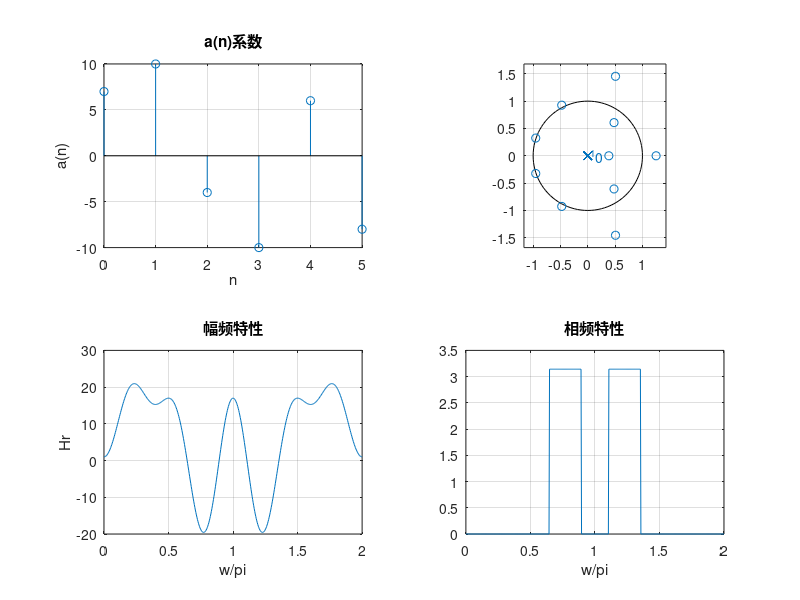

Write the MATLAB code that produced this figure.
function varargout = fir1()
h=[-4 3 -5 -2  5 7 5 -2 -1 8 -3];
M=length(h);
L=(M-1)/2;
a=[h(L+1) 2*h(L:-1:1)];
n1=0:1:L;
w=[0:1:500]'*2*pi/500;
Hr=cos(w*n1)*a';
p=angle(Hr);

subplot(2,2,1);
stem(0:L,a); 
xlabel('n');
ylabel('a(n)');
title('a(n)系数')
grid on
subplot(2,2,2);
zplane(h,1);
grid on
subplot(2,2,3); 
plot(w/pi,Hr);
xlabel('w/pi');ylabel('Hr');
title('幅频特性')
grid on
subplot(2,2,4);
plot(w/pi,p); 
xlabel('w/pi');
title('相频特性')
grid on
